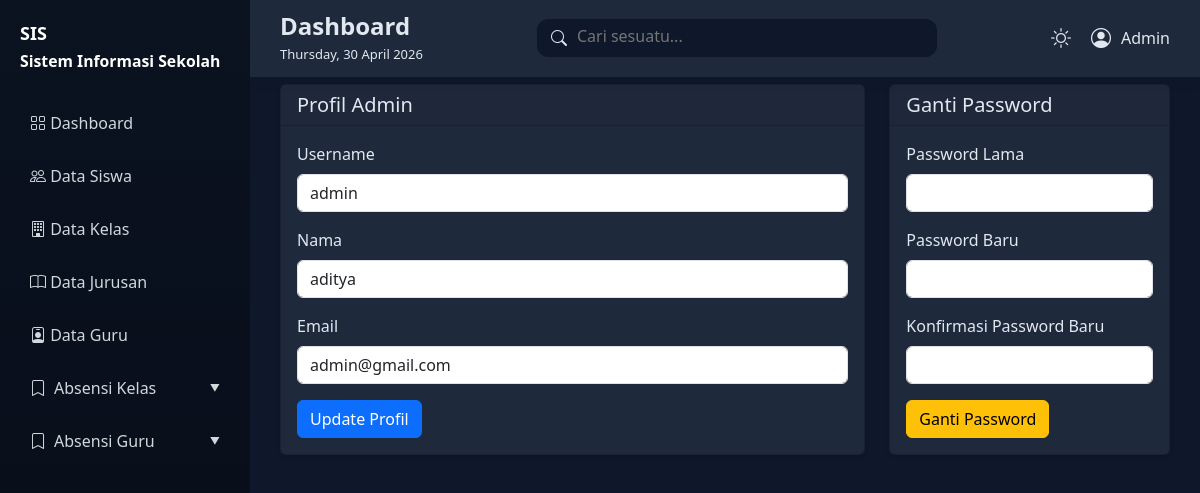
The app's page /profile.php (signed in) with its own data.
### tables this page shows
CREATE TABLE `users` (
  `id` int(11) NOT NULL,
  `username` varchar(50) NOT NULL,
  `password` varchar(255) NOT NULL,
  `nama` varchar(100) DEFAULT NULL,
  `email` varchar(100) DEFAULT NULL
);

### config.php (called while the page is built, shortened)
<?php
$conn = mysqli_connect("localhost", "root", "", "akademik");
function query($query)
{
    global $conn;
    $result = mysqli_query($conn, $query);
    $rows = [];
    while ($row = mysqli_fetch_assoc($result)) {
        $rows[] = $row;
    }
    return $rows;
}

### profile.php (the view, shortened to what this page needs)
<?php
include 'config.php';
$user = query("SELECT * FROM users WHERE id=1")[0];
?>
<?php include 'includes/header.php'; ?>
<div class="content container mt-4">
    <div class="row">
        <div class="col-md-8">
            <div class="card shadow-sm">
                <div class="card-header">
                    <h5 class="mb-0">Profil Admin</h5>
                </div>
                <div class="card-body">
                    <form method="post">
                        <div class="mb-3">
                            <label class="form-label">Username</label>
                            <input type="text" class="form-control" value="<?= $user['username'] ?>" readonly>
                        </div>
                        <div class="mb-3">
                            <label class="form-label">Nama</label>
                            <input type="text" name="nama" class="form-control" value="<?= $user['nama'] ?? '' ?>" required>
                        </div>
                        <div class="mb-3">
                            <label class="form-label">Email</label>
                            <input type="email" name="email" class="form-control" value="<?= $user['email'] ?? '' ?>" required>
                        </div>
                        <button type="submit" name="update_profile" class="btn btn-primary">Update Profil</button>
                    </form>
                </div>
            </div>
        </div>
        <div class="col-md-4">
            <div class="card shadow-sm">
                <div class="card-header">
                    <h5 class="mb-0">Ganti Password</h5>
                </div>
                <div class="card-body">
                    <form method="post">
                        <div class="mb-3">
                            <label class="form-label">Password Lama</label>
                            <input type="password" name="old_password" class="form-control" required>
                        </div>
                        <div class="mb-3">
                            <label class="form-label">Password Baru</label>
                            <input type="password" name="new_password" class="form-control" required>
                        </div>
                        <div class="mb-3">
                            <label class="form-label">Konfirmasi Password Baru</label>
                            <input type="password" name="confirm_password" class="form-control" required>
                        </div>
                        <button type="submit" name="change_password" class="btn btn-warning">Ganti Password</button>
                    </form>
                </div>
            </div>
        </div>
    </div>
</div>
<?php include 'includes/footer.php'; ?>

### css/style.css (style rules this page uses)
:root { --bg-light: #f4f6f9; --card-light: #ffffff; --text-light: #1f2937; --bg-dark: #0f172a; --card-dark: #1e293b; --text-dark: #e2e8f0; }
body { background: var(--bg-light); color: var(--text-light); transition: 0.3s; }
body.dark-mode { background: var(--bg-dark); color: var(--text-dark); }
.content { margin-top: 3rem; padding: 30px; }
body.dark-mode .card, body.dark-mode .card-stat { background: var(--card-dark); color: var(--text-dark); }

### records on screen
users: username "admin", nama "aditya", email "admin@gmail.com"
